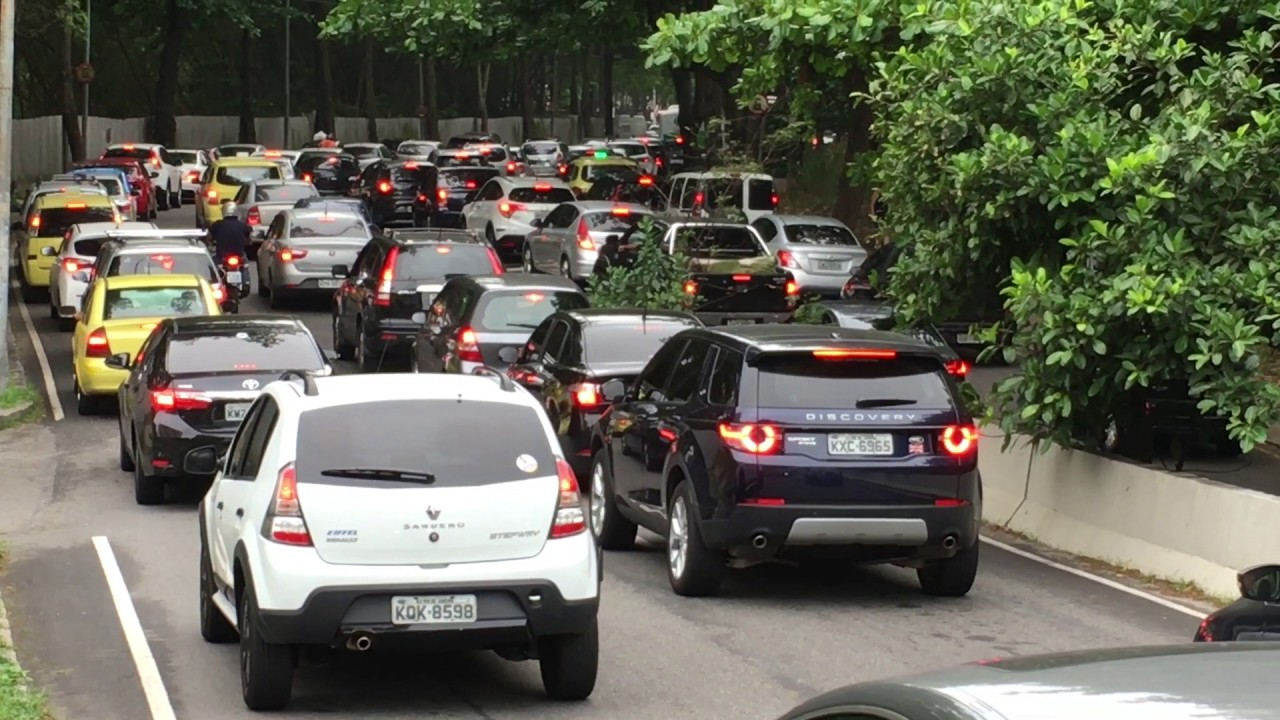
#> input picture input.jpg, 1280 x 720 px
$ jupyter execute 'License plate detection.ipynb'
#> lines starting #> are read from the running program, lines starting #| are printed output that depends on the picture; after the words box and inside, x2 and y2 are one past the last pixel; in counts of white or black regions, pixels touching at a corner belong together
[cell 1]
import cv2
import matplotlib.pyplot as plt

[cell 2]
img = cv2.imread('input.jpg')
#> img is the input picture: shape (720, 1280, 3); mean B, G, R 88.2, 101.5, 101.6

[cell 3]
def display(img):
    fig = plt.figure(figsize=(10,8))
    ax = fig.add_subplot(111)
    new_img = cv2.cvtColor(img, cv2.COLOR_BGR2RGB)
    ax.imshow(new_img)

[cell 4]
display(img)

[cell 5]
plate_cascade = cv2.CascadeClassifier(cv2.data.haarcascades + 'haarcascade_russian_plate_number.xml')

[cell 6]
def detect_plates(img):
    plate_img = img.copy()
    plate_rects = plate_cascade.detectMultiScale(plate_img,scaleFactor=1.1,minNeighbors=4,minSize=(30, 30))
#> plate_rects = [[718, 410, 191, 64], [373, 580, 170, 57]]
    print(f"Total license plates detected: {len(plate_rects)}")
#| Total license plates detected: 2
    for (x, y, w, h) in plate_rects:
        cv2.rectangle(plate_img, (x, y), (x + w, y + h), (0, 255, 0), 2)
#> this loop made 2 passes
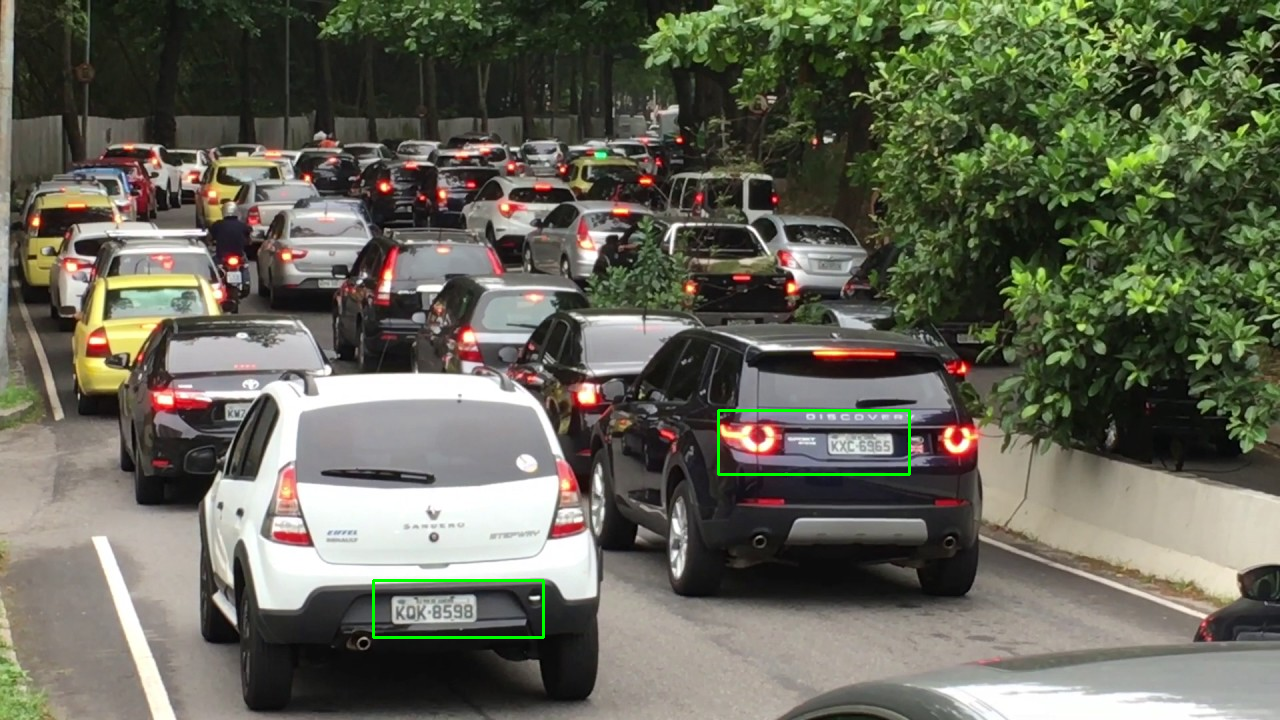
#> plate_img: shape (720, 1280, 3); 0.31% of pixels changed, all inside (x1, y1, x2, y2) = (372, 409, 911, 639)
    return plate_img

[cell 7]
result = detect_plates(img)

[cell 8]
display(result)
